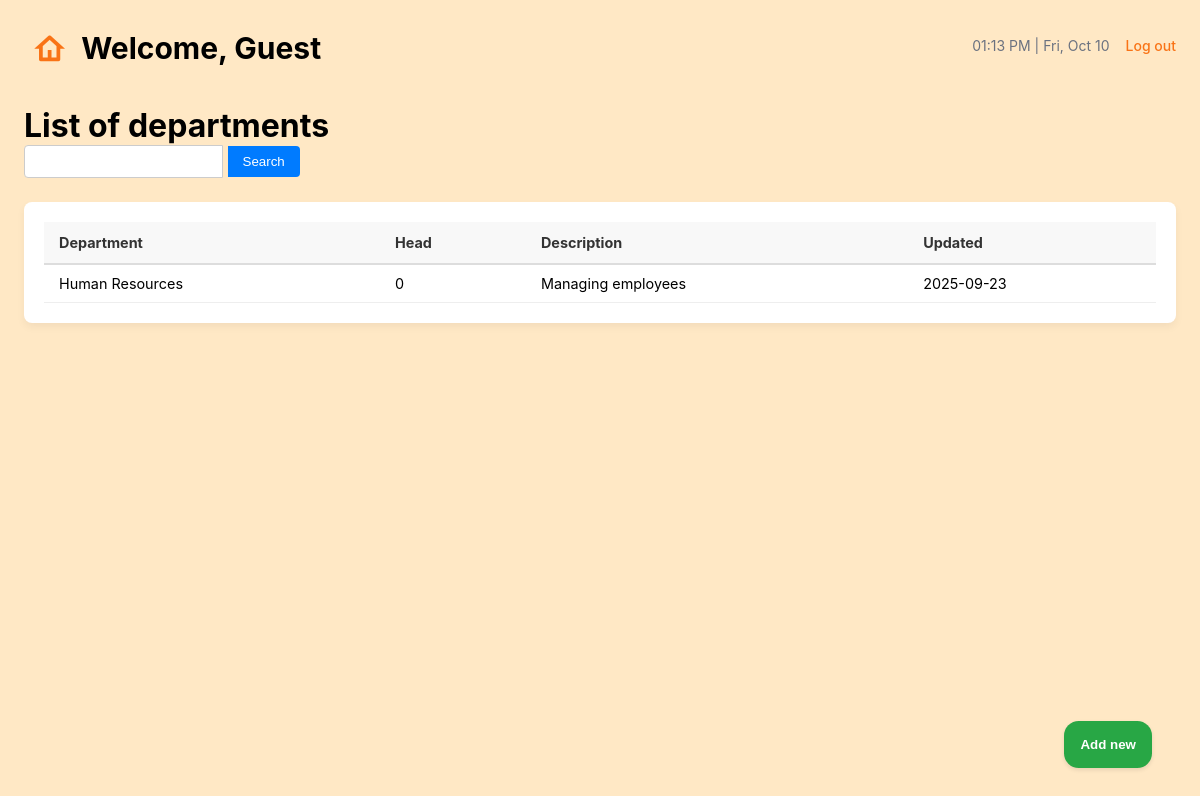
Page /department/list.php on the committed database.
### tables this page shows
CREATE TABLE `department` (
  `dept_id` int(11) NOT NULL,
  `dept_name` varchar(100) NOT NULL,
  `dept_desc` text NOT NULL,
  `dept_manager` int(10) NOT NULL,
  `dept_updated` date NOT NULL DEFAULT current_timestamp()
);

### department/list.php (the view, shortened to what this page needs)
<?php
include "../components/db.php";
$sql = "Select * from department";
$dept_records = $conn->prepare($sql);
$dept_records->execute();
$records = $dept_records->fetchAll(PDO::FETCH_ASSOC);
?>
<!DOCTYPE html>
<html lang="en">
<head>
    <link rel="stylesheet" href="../css/liststyles.css">
    <link rel="stylesheet" href="../css/styles.css">
    <link rel="stylesheet" href="https://cdn.jsdelivr.net/npm/remixicon@2.5.0/fonts/remixicon.css">
</head>
<body>
    <?php include "../components/header.php"?>
    <div class="main">
        <div class="employee-list">
            <div class="filter">
                <div class="filter-dialog">
                    <h1>List of departments</h1>
                    <input type="text" name="" id="">
                    <button type="submit" class="search-btn">Search</button>
                </div>
            </div>
        </div>
        <div class="content-box">
            <table>
                <thead>
                    <tr>
                        <th>
                            Department
                        </th>
                        <th>
                            Head
                        </th>
                        <th>
                            Description
                        </th>
                        <th>
                            Updated
                        </th>
                    </tr>
                </thead>
                <tbody>
                    <tr>
                        <?php foreach ($records as $record): ?>
                            <td>
                                <?= $record["dept_name"] ?>
                            </td>
                            <td>
                                <?= $record["dept_manager"] ?>
                            </td>
                            <td>
                                <?= $record["dept_desc"] ?>
                            </td>
                            <td>
                                <?= $record["dept_updated"] ?>
                            </td>
                        <?php endforeach; ?>
                    </tr>
                </tbody>
            </table>
             <div class="button-options">
                    <?php include "add.php"?>
                <button popovertarget="add-new-dept" class="add-new-btn">Add new</button>
            </div>
        </div>
    </div>
</body>
</html>

### css/liststyles.css (style rules this page uses)
.filter-dialog input[type="text"] { padding: 8px 10px; border: 1px solid #ccc; border-radius: 4px 0 0 4px; outline: none; }
.search-btn { padding: 8px 15px; background-color: #007bff; color: white; border: none; border-radius: 0 4px 4px 0; cursor: pointer; }
.add-new-btn { padding: 10px 15px; background-color: #28a745; color: white; border: none; border-radius: 4px; cursor: pointer; font-weight: bold; display: flex; align-items: center; gap: 5px; box-shadow: 0 2px 4px rgba(0, 0, 0, 0.1); }
.content-box { grid-column: span 3; background-color: white; padding: 20px; border-radius: 8px; box-shadow: 0 4px 8px rgba(0, 0, 0, 0.05); overflow-x: auto; }
table { width: 100%; border-collapse: collapse; font-size: 0.9em; }
th { background-color: #f8f8f8; color: #333; text-align: left; padding: 12px 15px; font-weight: bold; border-bottom: 2px solid #ddd; }
td { padding: 10px 15px; border-bottom: 1px solid #eee; }

### css/styles.css (style rules this page uses)
:root { --prime-clr: #d49b59; --sec-clr: #cca859; --bg-clr: #ffe8c5; --sec-bg-clr: #f2f2f2; --text-clr: #333; --form-clr: #b0b3c5; --success-clr: #4caf50; --error-clr: #c62828; --font-family: 'Inter', system-ui, -apple-system, BlinkMacSystemFont, "Segoe UI", Roboto, "Helvetica Neue", Arial, sans-serif; }
* { padding: 0; margin: 0; box-sizing: border-box; }
body { background-color: var(--bg-clr); font-family: var(--font-family); padding: 24px; margin: 0; min-height: 100vh; background-color: var(--bg-clr); }
.main { display: grid; grid-template-columns: 1fr 1fr 1fr; gap: 24px; max-width: 1200px; margin: 0 auto; }
.button-options { display: flex; flex-direction: column; position: fixed; gap: 1rem; bottom: 2rem; right: 3rem; }
.button-options * { padding: 1rem; border-radius: 2ch; }

### components/header.php (style rules this page uses)
:root { --color-bg: #f7f9fc; --color-card-bg: #ffffff; --color-text-primary: #333333; --color-text-secondary: #6b7280; --color-success: #10b981; --color-warning: #facc15; --color-info: #3b82f6; --color-danger: #ef4444; --color-brand: #f97316; --border-radius: 8px; --shadow: 0 4px 10px rgba(0, 0, 0, 0.05); --font-family: 'Inter', system-ui, -apple-system, BlinkMacSystemFont, "Segoe UI", Roboto, "Helvetica Neue", Arial, sans-serif; }

### rows in the picture
department: dept_name "Human Resources", dept_manager "0", dept_desc "Managing employees", dept_updated "2025-09-23"
